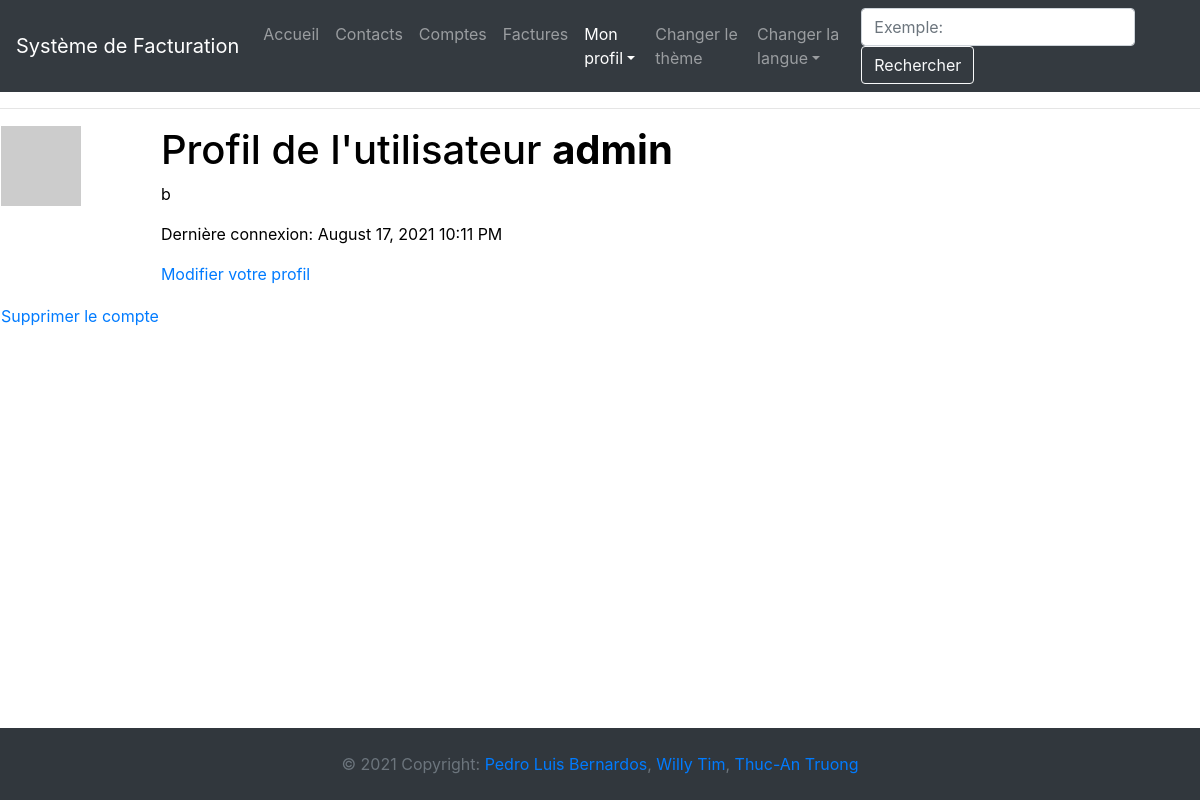
The page /user/admin (signed in) on the database as committed earlier.
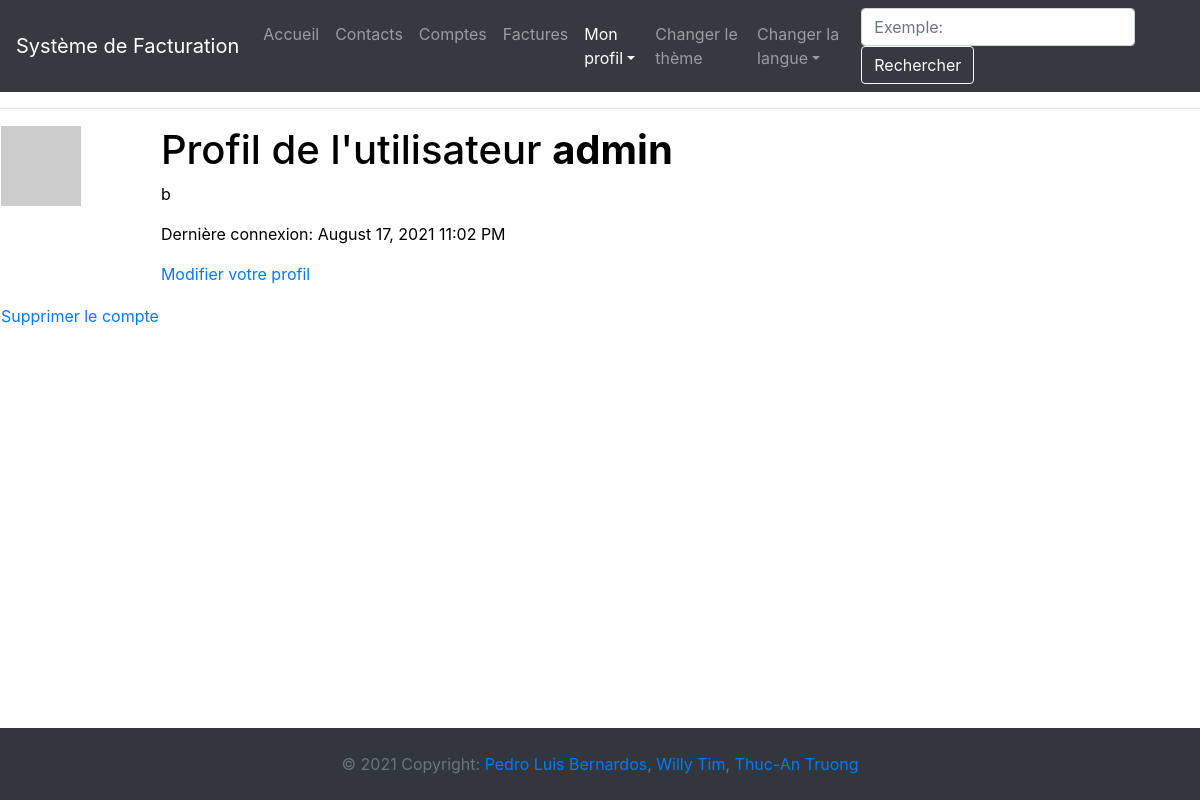
The same page on the database as committed later.
### app/models.py (models this page shows, shortened)
class User(UserMixin, db.Model):
    __tablename__ = "user"
    id = db.Column(db.Integer, primary_key=True)
    username = db.Column(db.String(64), index=True, unique=True)
    email = db.Column(db.String(120), index=True, unique=True)
    password_hash = db.Column(db.String(128))
    about_me = db.Column(db.String(140))
    last_seen = db.Column(db.DateTime, default=datetime.utcnow)
    profil_courrant = db.Column(db.Integer)
    profilEntreprise = db.relationship('CompanyProfil', back_populates="user")
    contact = db.relationship('Contact', back_populates="user")
    compte = db.relationship('Compte', back_populates="user")
    facture = db.relationship('Facture', back_populates="user")
    def avatar(self, size):
        digest = md5(self.email.lower().encode('utf-8')).hexdigest()
        return 'https://www.gravatar.com/avatar/{}?d=identicon&s={}'.format(digest, size)

### app/user/routes.py (the view)
@bp.route('/user/<username>')
@login_required
def user(username):
    user = User.query.filter_by(username=username).first_or_404()
    return render_template('user/user.html', title=_('Mon profil'), user=user)

### app/__init__.py (called while the page is built)
@app.context_processor
def inject_conf_var():
    return dict(AVAILABLE_LANGUAGES=app.config['LANGUAGES'], CURRENT_LANGUAGE=session.get('language',request.accept_languages.best_match(app.config['LANGUAGES'].keys())))

### app/models.py (called while the page is built)
@login.user_loader
def load_user(id):
    return User.query.get(int(id))

### app/routes.py (called while the page is built)
@app.before_request
def before_request():
    if current_user.is_authenticated:
        current_user.last_seen = datetime.utcnow()
        db.session.commit()

### app/templates/user/user.html
{% extends "base.html" %}
{% block app_content %}
    <table>
        <tr valign="top">
            <td><img src="{{ user.avatar(128) }}"></td>
            <td>
                <h1>{{ _("Profil de l'utilisateur") }} <strong>{{ user.username }}</strong></h1>
                {% if user.about_me %}<p>{{ user.about_me }}</p>{% endif %}
                {% if user.last_seen %}<p>{{ _('Dernière connexion') }}: {{ moment(user.last_seen).format('LLL') }}</p>{% endif %}
                {% if user == current_user %}
                <p><a href="{{ url_for('user.edit_profile') }}">{{ _('Modifier votre profil') }}</a></p>
                {% endif %}
            </td>
        </tr>
        <tr>
            <td>
                <a href="{{ url_for('user.delete_user', username=current_user.username) }}">{{ _('Supprimer le compte') }}</a>
            </td>
        </tr>
    </table>
{% endblock %}

### app/templates/base.html (shortened to what this page needs)
{% extends 'bootstrap/base.html' %}
{% block html %}
  {% block head %}
    {% block styles %}
      <link rel="stylesheet" href="https://maxcdn.bootstrapcdn.com/bootstrap/4.0.0/css/bootstrap.min.css">
      <link rel="stylesheet" href="https://cdnjs.cloudflare.com/ajax/libs/font-awesome/4.7.0/css/font-awesome.min.css">
      <link rel="stylesheet" href="{{ url_for('static', filename='css/style.css') }}">
    {% endblock %}
  {% endblock %}
  {% block body %}
    {% block navbar %}
    <nav class="navbar navbar-expand-lg navbar-dark bg-dark">
      <a class="navbar-brand" href="{{ url_for('entrees.index') }}">{{ _('Système de Facturation') }}</a>
      <div class="collapse navbar-collapse">
        <ul class="navbar-nav mr-auto">
            <li class="nav-item {% if request.url_rule.endpoint == 'welcome' %}active {% elif request.url_rule.endpoint == 'entrees.index'%}active{% endif %}">
              <a class="nav-link" href="{{ url_for('entrees.index') }}">{{ _('Accueil') }}</a>
            </li>
            {% if current_user.is_anonymous %}
            <li class="nav-item {% if request.url_rule.endpoint == 'auth.register' %}active{% endif %}">
              <a class="nav-link" href="{{ url_for('auth.register') }}">{{ _("S'inscrire") }}</a>
            </li>
            <li class="nav-item {% if request.url_rule.endpoint == 'auth.login' %}active{% endif %}">
              <a class="nav-link" href="{{ url_for('auth.login') }}">{{ _('Se connecter') }}</a>
            </li>
            {% else %}
            <li class="nav-item {% if request.url_rule.endpoint == 'entrees.contacts' %}active{% endif %}">
              <a class="nav-link" href="{{ url_for('entrees.contacts') }}">{{ _('Contacts') }}</a>
            </li>
            <li class="nav-item {% if request.url_rule.endpoint == 'entrees.comptes' %}active{% endif %}">
              <a class="nav-link" href="{{ url_for('entrees.comptes') }}">{{ _('Comptes') }}</a>
            </li>
            <li class="nav-item">
              <a class="nav-link {% if request.url_rule.endpoint == 'entrees.bill' %}active{% endif %}" href="{{ url_for('entrees.bill') }}">{{ _("Factures") }}</a>
            </li>
            <li class="nav-item dropdown {% if request.url_rule.endpoint == 'user.user' %}active{% endif %}">
              <a class="nav-link dropdown-toggle" href="#" id="navbarDropdown" role="button" data-toggle="dropdown" aria-haspopup="true" aria-expanded="false">{{ _('Mon profil') }}</a>
            </li>
            {% endif %}
          <li class="nav-item">
            <a class="nav-link" style="cursor:pointer" id="switch" name="theme" value="test" >{{ _('Changer le thème') }}</a>
          </li>
          <li class="nav-item dropdown {% if request.url_rule.endpoint == 'user' %}active{% endif %}">
            <a class="nav-link dropdown-toggle" href="#" id="navbarDropdown" role="button" data-toggle="dropdown" aria-haspopup="true" aria-expanded="false">{{ _('Changer la langue') }}</a>
          </li>
        </ul>
        <form class="form-inline">
          <input class="form-control mr-sm-2" type="search" placeholder={{ _("Exemple: loyer") }} aria-label="Search" />
          <button class="btn btn-outline-light my-2 my-sm-0" type="submit">{{ _('Rechercher') }}</button>
        </form>
      </div>
    </nav>
    <hr>
    {% endblock %}
    {% block app_content %}{% endblock %}
  {% endblock %}
  <p><br><br></p>
  <footer class="text-center text-lg-start bg-dark text-muted">
    <div class="text-center p-4" style="background-color: rgba(0, 0, 0, 0.05);">
      © 2021 Copyright:
      <a class="text-reset fw-bold" href="https://www.linkedin.com/in/pedro-luis-bernardos/" target="_blank">Pedro Luis Bernardos</a>, <a class="text-reset fw-bold" href="https://www.linkedin.com/in/willy-tim/" target="_blank">Willy Tim</a>, <a class="text-reset fw-bold" href="https://www.linkedin.com/in/thuc-an-truong-915941148/" target="_blank">Thuc-An Truong</a>
    </div>
  </footer>
{% endblock %}

### app/static/css/style.css (style rules this page uses)
html { color: black; background-color: white; }
footer { position: fixed; top: auto; bottom: 0; width: 100%; display: inline-block; }

Rows that differ between the two databases and show on the page:
changed User "admin": last_seen "August 17, 2021 10:11 PM" → "August 17, 2021 11:02 PM"
